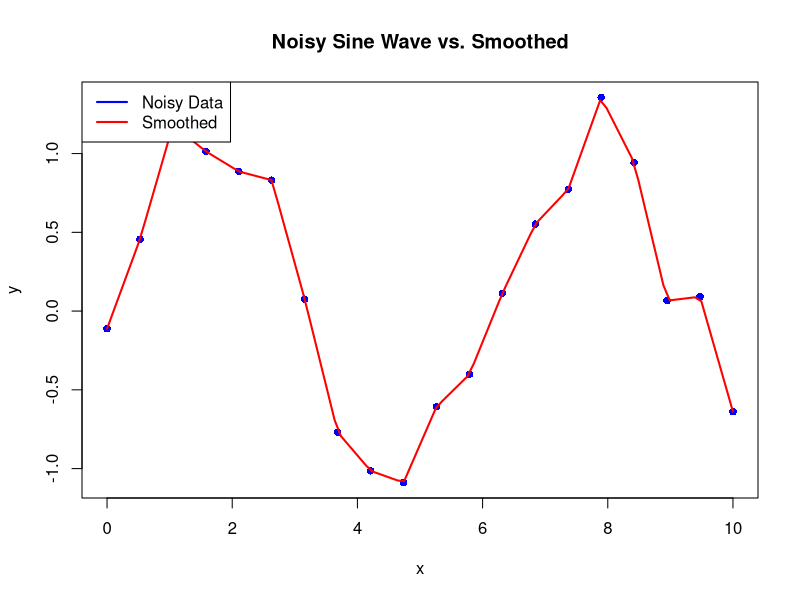

R code for this plot:
## ---- chunk 1
# Sample data
time <- c(0, 2, 5, 8, 10)
temperature <- c(20, 25, 30, 28, 22)

# Time point to estimate temperature
time_estimate <- 6

# Using approx() for linear interpolation
approximated_temp <- approx(time, temperature, xout = time_estimate)$y

cat("Estimated temperature at time", time_estimate, "is", approximated_temp, "°C\n")
## ---- chunk 2
# Generating noisy sine wave data
set.seed(123)
x <- seq(0, 10, length.out = 20)
y <- sin(x) + rnorm(length(x), mean = 0, sd = 0.2)

# Smoothing out the curve
smoothed <- approx(x, y, xout = seq(0, 10, length.out = 100), f = 0.5)$y

# Plotting the original and smoothed data
plot(x, y, main = "Noisy Sine Wave vs. Smoothed", type = "p", col = "blue", pch = 16)
lines(seq(0, 10, length.out = 100), smoothed, col = "red", lwd = 2)
legend("topleft", legend = c("Noisy Data", "Smoothed"), col = c("blue", "red"), lwd = 2)
